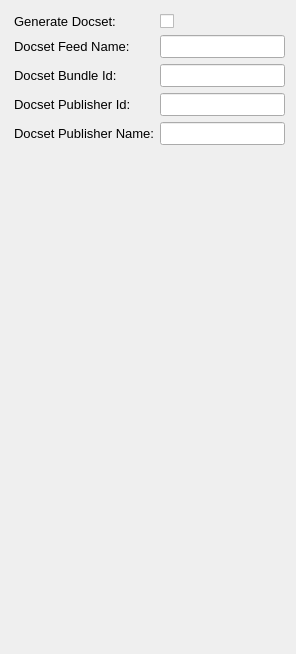
           <widget class="QWidget" name="page_Docset">
            <layout class="QGridLayout" name="gridLayout_37">
             <property name="leftMargin">
              <number>14</number>
             </property>
             <property name="topMargin">
              <number>14</number>
             </property>
             <item row="0" column="0">
              <widget class="QLabel" name="label_725">
               <property name="font">
                <font>
                 <pointsize>10</pointsize>
                </font>
               </property>
               <property name="text">
                <string>Generate Docset:</string>
               </property>
               <property name="buddy">
                <cstring>gen_docset_CB</cstring>
               </property>
              </widget>
             </item>
             <item row="0" column="1">
              <widget class="QCheckBox" name="gen_docset_CB">
               <property name="text">
                <string/>
               </property>
              </widget>
             </item>
             <item row="1" column="0">
              <widget class="QLabel" name="label_114">
               <property name="font">
                <font>
                 <pointsize>10</pointsize>
                </font>
               </property>
               <property name="text">
                <string>Docset Feed Name:</string>
               </property>
               <property name="buddy">
                <cstring>docset_feedname</cstring>
               </property>
              </widget>
             </item>
             <item row="1" column="1">
              <widget class="QLineEdit" name="docset_feedname">
               <property name="font">
                <font>
                 <pointsize>10</pointsize>
                </font>
               </property>
              </widget>
             </item>
             <item row="2" column="0">
              <widget class="QLabel" name="label_115">
               <property name="font">
                <font>
                 <pointsize>10</pointsize>
                </font>
               </property>
               <property name="text">
                <string>Docset Bundle Id:</string>
               </property>
               <property name="buddy">
                <cstring>docset_bundle_id</cstring>
               </property>
              </widget>
             </item>
             <item row="2" column="1">
              <widget class="QLineEdit" name="docset_bundle_id">
               <property name="font">
                <font>
                 <pointsize>10</pointsize>
                </font>
               </property>
              </widget>
             </item>
             <item row="3" column="0">
              <widget class="QLabel" name="label_116">
               <property name="font">
                <font>
                 <pointsize>10</pointsize>
                </font>
               </property>
               <property name="text">
                <string>Docset Publisher Id:</string>
               </property>
               <property name="buddy">
                <cstring>docset_publisher_id</cstring>
               </property>
              </widget>
             </item>
             <item row="3" column="1">
              <widget class="QLineEdit" name="docset_publisher_id">
               <property name="font">
                <font>
                 <pointsize>10</pointsize>
                </font>
               </property>
              </widget>
             </item>
             <item row="4" column="0">
              <widget class="QLabel" name="label_117">
               <property name="font">
                <font>
                 <pointsize>10</pointsize>
                </font>
               </property>
               <property name="text">
                <string>Docset Publisher Name:</string>
               </property>
               <property name="buddy">
                <cstring>docset_publisher_name</cstring>
               </property>
              </widget>
             </item>
             <item row="4" column="1">
              <widget class="QLineEdit" name="docset_publisher_name">
               <property name="font">
                <font>
                 <pointsize>10</pointsize>
                </font>
               </property>
              </widget>
             </item>
             <item row="5" column="1">
              <spacer name="verticalSpacer_23">
               <property name="orientation">
                <enum>Qt::Vertical</enum>
               </property>
               <property name="sizeHint" stdset="0">
                <size>
                 <width>17</width>
                 <height>498</height>
                </size>
               </property>
              </spacer>
             </item>
            </layout>
           </widget>
